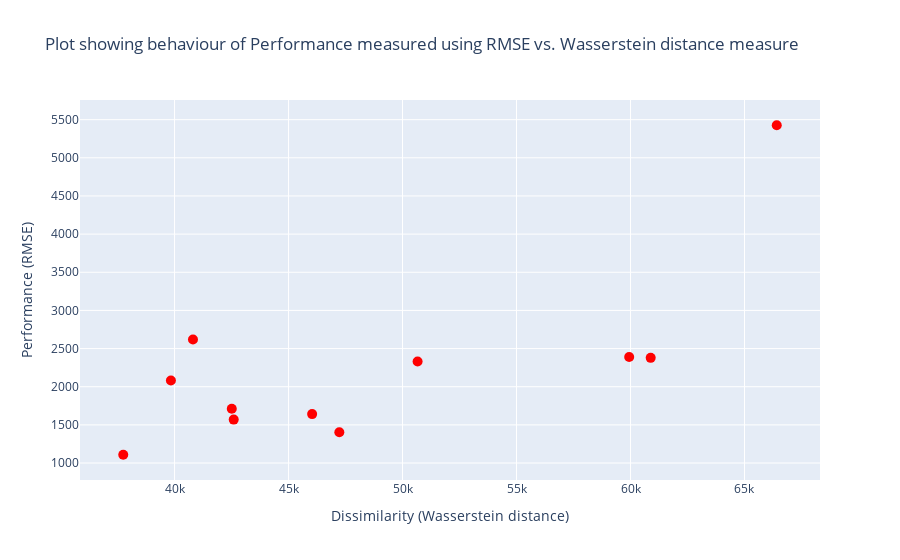

Here is the notebook cell this chart was saved with:
### Code cell
fig = px.scatter(x=df2['Wasserstein_dist'], y=df2['RMSE'], labels=dict(x="Dissimilarity (Wasserstein distance)", y="Performance (RMSE)"),
                    title="Plot showing behaviour of Performance measured using RMSE vs. Wasserstein distance measure")
fig.update_traces(marker = dict(size=10, color='red'))
fig.show()

### Figure 1 — Plotly figure (JSON) as saved in the notebook; plotly's stock layout.template omitted (floating-point values rounded to 4 significant figures)
{"data": [{"hovertemplate": "Dissimilarity (Wasserstein distance)=%{x}<br>Performance (RMSE)=%{y}<extra></extra>", "legendgroup": "", "marker": {"color": "red", "size": 10, "symbol": "circle"}, "mode": "markers", "name": "", "orientation": "v", "showlegend": false, "type": "scatter", "x": [46030.0, 39840.0, 37750.0, 42510.0, 47230.0, 40810.0, 42590.0, 50660.0, 66420.0, 60890.0, 59940.0], "xaxis": "x", "y": [1641.0, 2082.0, 1109.0, 1711.0, 1404.0, 2618.0, 1569.0, 2331.0, 5427.0, 2378.0, 2390.0], "yaxis": "y"}], "layout": {"legend": {"tracegroupgap": 0}, "title": {"text": "Plot showing behaviour of Performance measured using RMSE vs. Wasserstein distance measure"}, "xaxis": {"anchor": "y", "domain": [0, 1], "title": {"text": "Dissimilarity (Wasserstein distance)"}}, "yaxis": {"anchor": "x", "domain": [0, 1], "title": {"text": "Performance (RMSE)"}}}}
